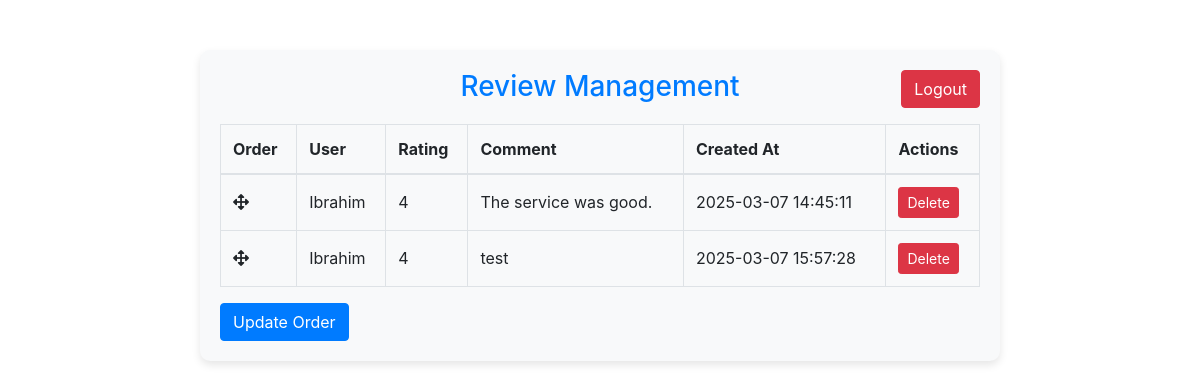
Page /admin_reviews.php (signed in) on the earlier database version.
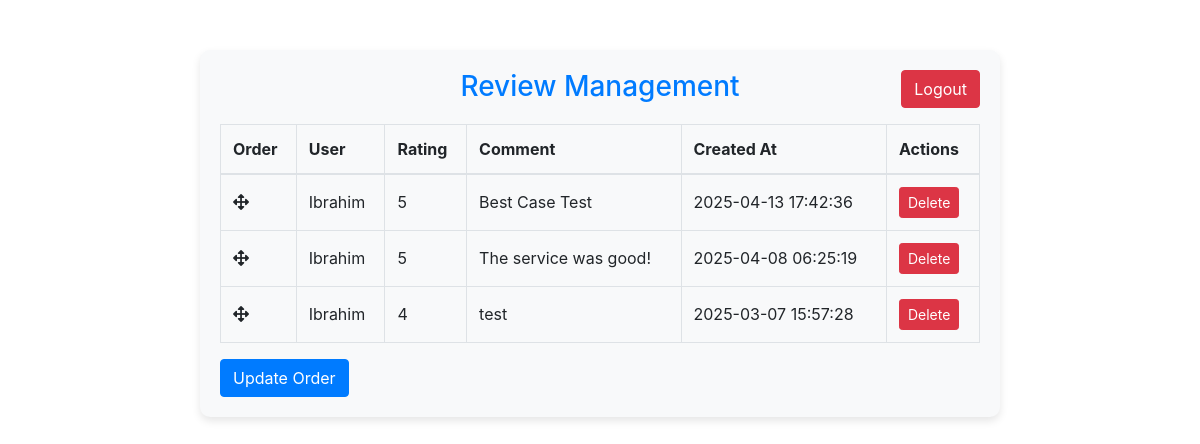
Same page on the later database version.
### tables this page shows
CREATE TABLE `reviews` (
  `id` int(11) NOT NULL,
  `user_id` int(11) NOT NULL,
  `rating` int(11) NOT NULL CHECK (`rating` between 1 and 5),
  `comment` text NOT NULL,
  `created_at` timestamp NOT NULL DEFAULT current_timestamp(),
  `display_order` int(11) DEFAULT 0
);

CREATE TABLE `users` (
  `id` int(11) NOT NULL,
  `email` varchar(255) NOT NULL,
  `password` varchar(255) NOT NULL,
  `google_id` varchar(255) DEFAULT NULL,
  `name` varchar(255) DEFAULT NULL,
  `profile_image` varchar(255) DEFAULT NULL,
  `phone` varchar(20) DEFAULT NULL,
  `Address` varchar(255) NOT NULL
);

### admin_reviews.php (the view, shortened to what this page needs)
<?php
include 'db.php';
$query = "
    SELECT reviews.id, reviews.user_id, reviews.rating, reviews.comment, reviews.created_at, reviews.display_order, users.name
    FROM reviews
    JOIN users ON reviews.user_id = users.id
    ORDER BY reviews.display_order ASC, reviews.created_at DESC
";
$result = $conn1->query($query);
?>
<!DOCTYPE html>
<html lang="en">
<head>
    <link href="https://stackpath.bootstrapcdn.com/bootstrap/4.5.2/css/bootstrap.min.css" rel="stylesheet">
    <link rel="stylesheet" href="https://cdnjs.cloudflare.com/ajax/libs/jqueryui/1.12.1/jquery-ui.min.css">
    <link rel="stylesheet" href="https://cdnjs.cloudflare.com/ajax/libs/font-awesome/5.15.3/css/all.min.css">
</head>
<body>
    <div class="container">
        <div class="dashboard-container">
            <a href="admin_dashboard.php?logout=true" class="btn btn-danger logout-link">Logout</a>
            <h3 class="text-center">Review Management</h3>
            <form method="POST" action="admin_reviews.php">
                <table class="table table-bordered review-table">
                    <thead>
                        <tr>
                            <th>Order</th>
                            <th>User</th>
                            <th>Rating</th>
                            <th>Comment</th>
                            <th>Created At</th>
                            <th>Actions</th>
                        </tr>
                    </thead>
                    <tbody id="sortable">
                        <?php while ($row = $result->fetch_assoc()): ?>
                            <tr data-id="<?php echo htmlspecialchars($row['id']); ?>">
                                <td class="order-column">
                                    <i class="fas fa-arrows-alt"></i>
                                </td>
                                <td><?php echo htmlspecialchars($row['name']); ?></td>
                                <td><?php echo htmlspecialchars($row['rating']); ?></td>
                                <td><?php echo htmlspecialchars($row['comment']); ?></td>
                                <td><?php echo htmlspecialchars($row['created_at']); ?></td>
                                <td>
                                    <a href="admin_reviews.php?delete=<?php echo htmlspecialchars($row['id']); ?>" class="btn btn-danger btn-sm">Delete</a>
                                </td>
                            </tr>
                        <?php endwhile; ?>
                    </tbody>
                </table>
                <button type="submit" name="update_order" class="btn btn-primary">Update Order</button>
            </form>
        </div>
    </div>
</body>
</html>

### admin_reviews.php (style rules this page uses)
.dashboard-container { max-width: 800px; margin: 50px auto; padding: 20px; background: #f8f9fa; border-radius: 10px; box-shadow: 0 4px 8px rgba(0, 0, 0, 0.1); position: relative; }
.dashboard-container h3 { margin-bottom: 20px; text-align: center; color: #007bff; }
.logout-link { position: absolute; top: 20px; right: 20px; }
.review-table th, .review-table td { vertical-align: middle; }
.order-column { cursor: move; }
.order-column i { cursor: move; }

Differences in the rows shown:
removed reviews: user.name "Ibrahim", rating "4", comment "The service was good.", created_at "2025-03-07 14:45:11"
added reviews: user.name "Ibrahim", rating "5", comment "Best Case Test", created_at "2025-04-13 17:42:36"
added reviews: user.name "Ibrahim", rating "5", comment "The service was good!", created_at "2025-04-08 06:25:19"
